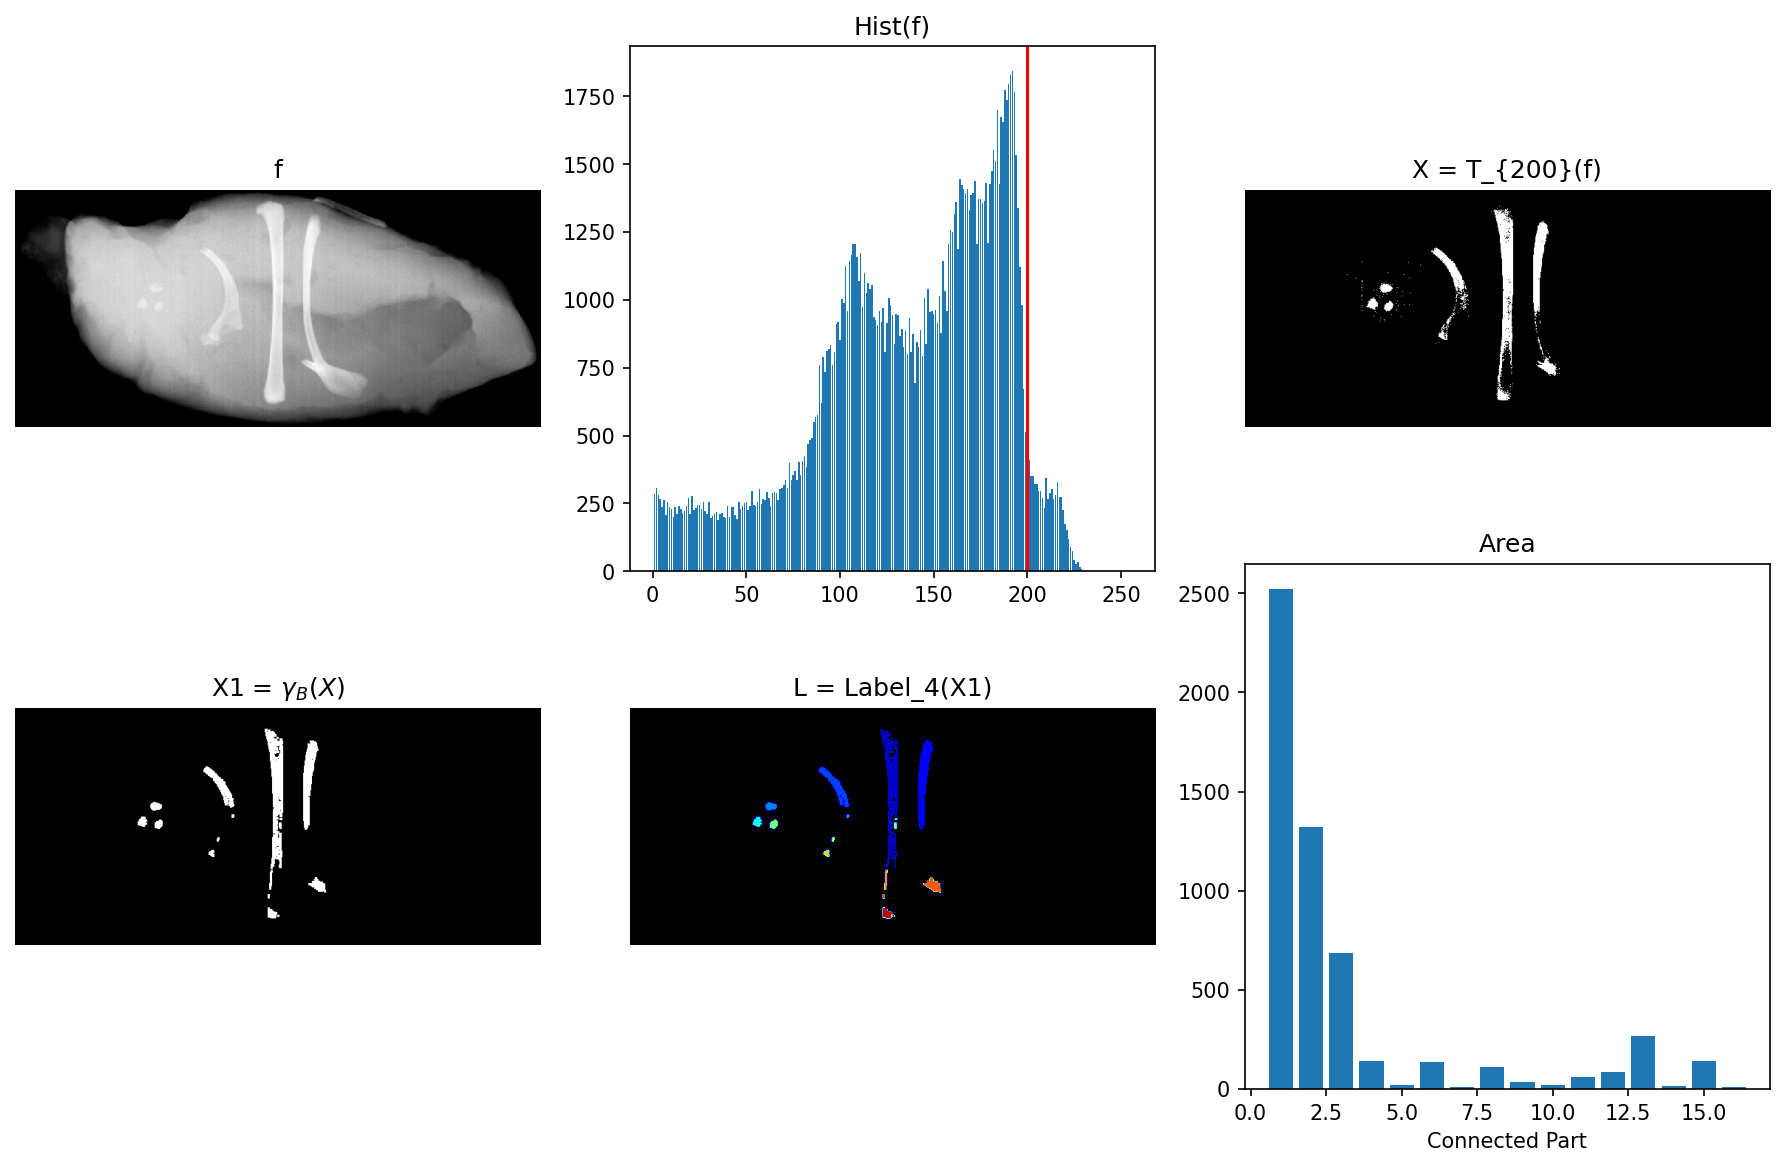

This figure's Python source:
import numpy as np
import matplotlib.pyplot as plt
from skimage.io import imread
from PIL import Image
from skimage.measure import regionprops
import sys
from pathlib import Path
import ia870 as ia

# %% Figure920

# %% Init
Fig = 1

# %% Parameters
Bc = ia.iasecross(1)

# %% Data
f = np.array(Image.open(dip_data('Chickenfilet-with-bones.tif')))
if f.ndim == 3:
    f = f[..., 0]

# %% Thresholding
Threshold = 200
X = f > Threshold

Bin = np.arange(0, 256)
Count, _ = np.histogram(f.ravel().astype(float), bins=np.arange(-0.5, 256.5, 1.0))

# %% Opening
B = ia.iasebox(1)
X1 = ia.iaopen(X, B)

# %% Labeling
L = ia.ialabel(X1, Bc)
L = np.asarray(L)

# %% Area stat
Stat = regionprops(L.astype(np.int32))
areas = [s.area for s in Stat]

# %% Display
fig = plt.figure(Fig, figsize=(12, 8))

plt.subplot(2, 3, 1)
plt.imshow(f, cmap='gray')
plt.title('f')
plt.axis('off')

plt.subplot(2, 3, 2)
plt.bar(Bin[1:], Count[1:])
plt.title('Hist(f)')
plt.axvline(Threshold, color='r')
plt.axis('tight')
plt.gca().set_box_aspect(1)

plt.subplot(2, 3, 3)
plt.imshow(X, cmap='gray')
plt.title(f'X = T_{{{int(round(Threshold))}}}(f)')
plt.axis('off')

plt.subplot(2, 3, 4)
plt.imshow(X1, cmap='gray')
plt.title(r'X1 = $\gamma_B(X)$')
plt.axis('off')

plt.subplot(2, 3, 5)
max_label = int(np.max(L))
if max_label > 0:
    lut = plt.cm.jet(np.linspace(0, 1, max_label + 1))
    lut[0, :3] = 0.0
    from matplotlib.colors import ListedColormap
from libDIPUM.data_path import dip_data
    cmap = ListedColormap(lut[:, :3])
    plt.imshow(L, cmap=cmap, vmin=0, vmax=max_label)
else:
    plt.imshow(L, cmap='gray')
plt.title('L = Label_4(X1)')
plt.axis('off')

plt.subplot(2, 3, 6)
plt.bar(np.arange(1, len(areas) + 1), areas)
plt.xlabel('Connected Part')
plt.title('Area')
plt.gca().set_box_aspect(1)
plt.axis('tight')

plt.tight_layout()
fig.savefig('Figure920.png', dpi=150, bbox_inches='tight')
plt.show()
